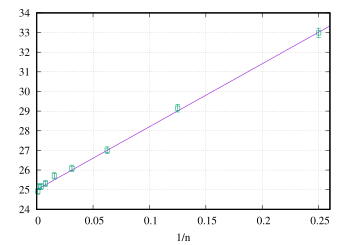

Reproduce this figure in gnuplot.
set xrange [0:0.26]
set grid
set xlabel "1/n"
mu = 2
sigma2 = 2.25
sx = 0
plot \
x*sx*mu + (1+3*x)*sigma2*mu**2+x*sigma2**2+mu**4 notitle, \
"< tail -10 ../../stat/normal_distribution.op" u (1/$1):4:5 w e notitle pt 4
